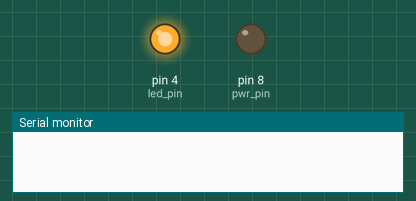
A sketch run on a simulated Arduino Uno, built with avr-gcc and run on an emulated ATmega328P. Shown: output pins drawn as LEDs (lit = HIGH), the last lines printed to the serial monitor. The local clock reads 2024-03-15 10:24:30 at power-on unless the sketch sets it.

Above: at 0.1 s.
At 1.1 s:
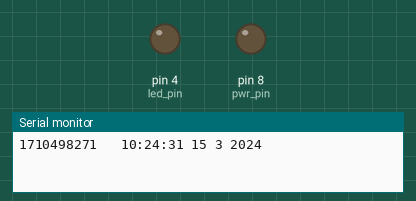
Timing chart, 0 to 2.6 s (numbered marks = the images above):
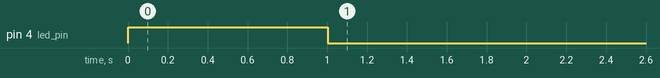

The sketch:

rtc_set.ino
```cpp
#include <DS3232RTC.h>      // https://github.com/JChristensen/DS3232RTC

const int pwr_pin = 8;
const int led_pin = 4;

void setup() {
  // put your setup code here, to run once:
  pinMode(pwr_pin,OUTPUT);
  digitalWrite(pwr_pin,LOW);
  pinMode(led_pin,OUTPUT);
  digitalWrite(led_pin,HIGH);
  delay(1000);
  setSyncProvider(RTC.get);
  RTC.set(1585329620);
  digitalWrite(led_pin,LOW);

  Serial.begin(9600);
}

void loop() {
  // put your main code here, to run repeatedly:
    Serial.print(now());
    Serial.print("   ");
    Serial.print(hour());
    printDigits(minute());
    printDigits(second());
    Serial.print(' ');
    Serial.print(day());
    Serial.print(' ');
    Serial.print(month());
    Serial.print(' ');
    Serial.print(year());
    Serial.println();
    delay(1000);
}

void printDigits(int digits)
{
    // utility function for digital clock display: prints preceding colon and leading 0
    Serial.print(':');
    if(digits < 10)
        Serial.print('0');
    Serial.print(digits);
}
```
